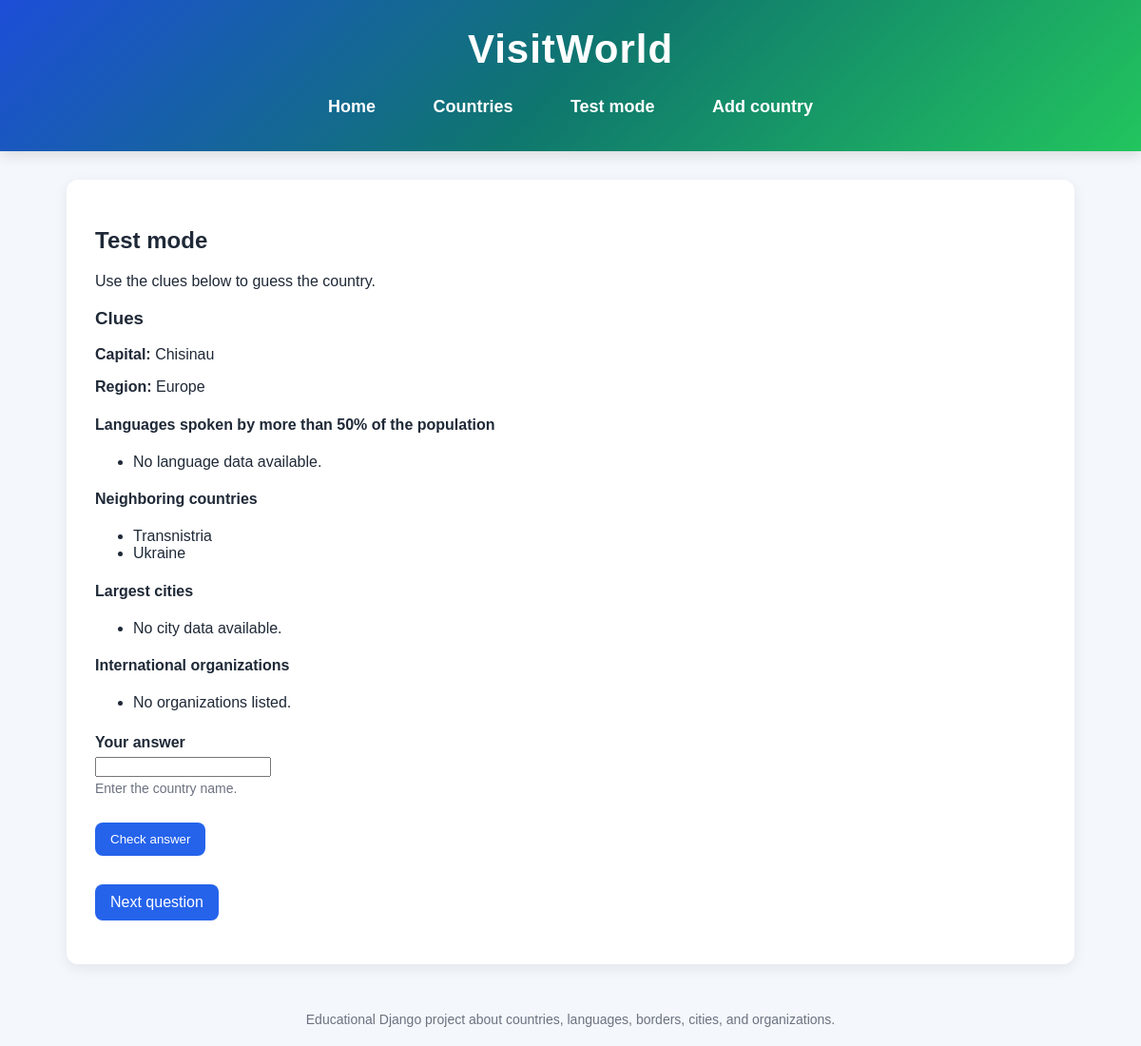
Page /test/9/ on the earlier database version.
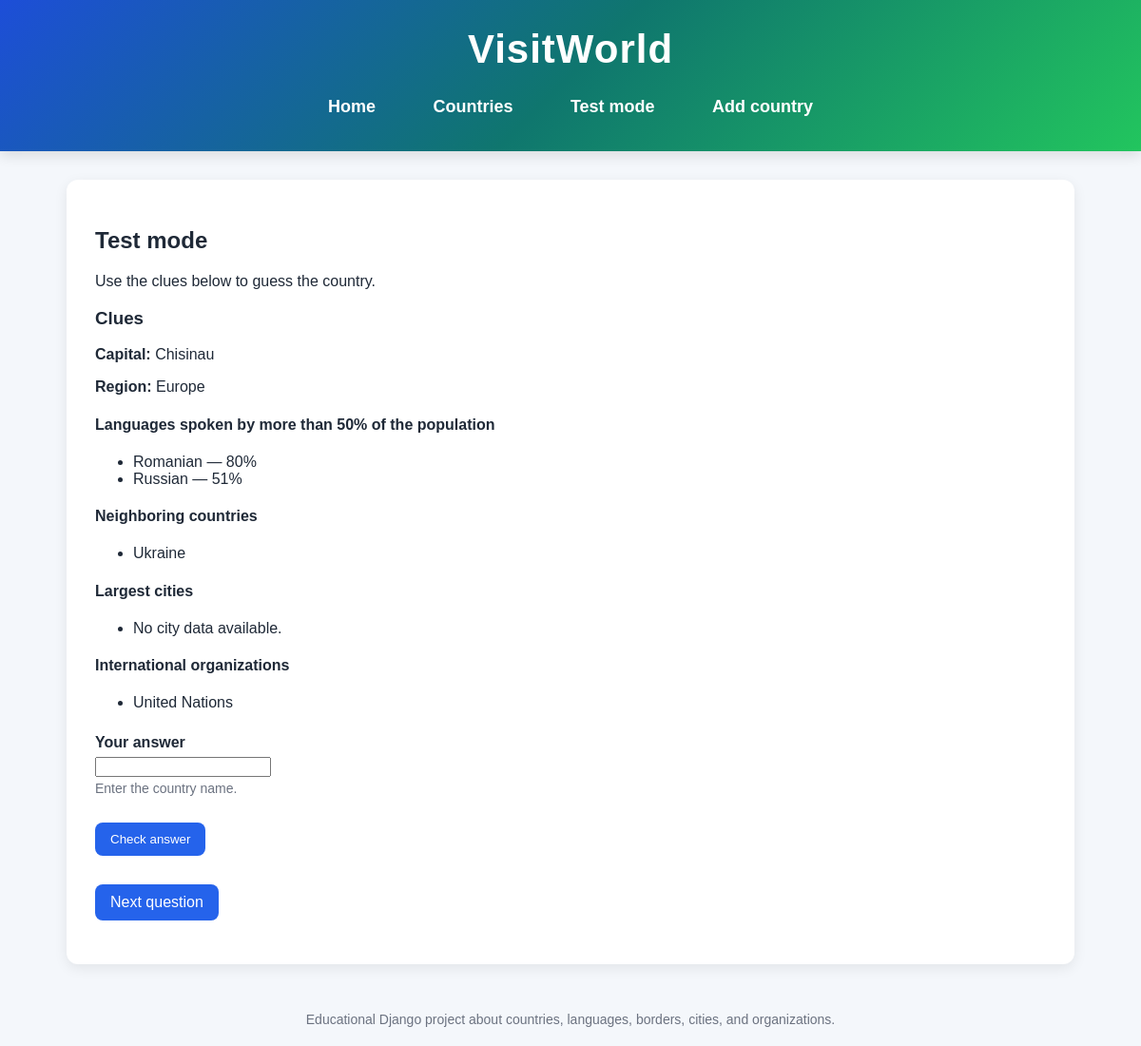
Same page on the later database version.
### countries/models.py (models this page shows, shortened)
class Country(models.Model):
    REGION_CHOICES = [
        ("Europe", "Europe"),
        ("Asia", "Asia"),
        ("Africa", "Africa"),
        ("North America", "North America"),
        ("South America", "South America"),
        ("Oceania", "Oceania"),
    ]
    name = models.CharField(max_length=100, unique=True)
    capital = models.CharField(max_length=100)
    population = models.PositiveBigIntegerField()
    area = models.PositiveIntegerField(help_text="Area in square kilometers")
    region = models.CharField(max_length=30, choices=REGION_CHOICES)
    description = models.TextField(blank=True)
    image_url = models.URLField(blank=True)
    neighbors = models.ManyToManyField(
        "self",
        blank=True,
        symmetrical=True,
    )
    organizations = models.ManyToManyField(
        Organization,
        blank=True,
        related_name="countries",
    )
    class Meta:
        ordering = ["name"]

class Language(models.Model):
    country = models.ForeignKey(
        Country,
        on_delete=models.CASCADE,
        related_name="languages",
    )
    name = models.CharField(max_length=100)
    speakers_percent = models.PositiveIntegerField()
    class Meta:
        ordering = ["-speakers_percent", "name"]
        unique_together = ("country", "name")

class Organization(models.Model):
    name = models.CharField(max_length=100, unique=True)
    description = models.TextField(blank=True)
    class Meta:
        ordering = ["name"]

### countries/views.py (the view)
# urls.py: path("test/<int:country_id>/", views.test_country, name="test_country"),
def test_country(request, country_id):
    country = get_object_or_404(Country, pk=country_id)
    result_message = None
    if request.method == "POST":
        form = TestAnswerForm(request.POST)
        if form.is_valid():
            answer = form.cleaned_data["answer"].strip().lower()
            correct_name = country.name.strip().lower()
            if answer == correct_name:
                result_message = "Correct!"
            else:
                result_message = f"Wrong answer. The correct answer is {country.name}."
    else:
        form = TestAnswerForm()
    next_country = (
        Country.objects.filter(id__gt=country.id).order_by("id").first()
    )
    if next_country is None:
        next_country = Country.objects.order_by("id").first()
    context = {
        "country": country,
        "form": form,
        "result_message": result_message,
        "next_country": next_country,
    }
    return render(request, "countries/test_mode.html", context)

### countries/forms.py (shortened to what this page needs)
class TestAnswerForm(forms.Form):
    answer = forms.CharField(
        max_length=100,
        label="Your answer",
        help_text="Enter the country name.",
        error_messages={"required": "Please enter a country name."},
    )

### countries/templates/countries/test_mode.html (shortened to what this page needs)
{% extends "countries/base.html" %}
{% block content %}
    <h2>Test mode</h2>
    <p>Use the clues below to guess the country.</p>
    {% if country %}
        <h3>Clues</h3>
        <p><strong>Capital:</strong> {{ country.capital }}</p>
        <p><strong>Region:</strong> {{ country.region }}</p>
        <h4>Languages spoken by more than 50% of the population</h4>
        <ul>
            {% for language in country.languages.all %}
                {% if language.speakers_percent > 50 %}
                    <li>{{ language.name }} — {{ language.speakers_percent }}%</li>
                {% endif %}
            {% empty %}
                <li>No language data available.</li>
            {% endfor %}
        </ul>
        <h4>Neighboring countries</h4>
        <ul>
            {% for neighbor in country.neighbors.all %}
                <li>{{ neighbor.name }}</li>
            {% empty %}
                <li>No neighboring countries listed.</li>
            {% endfor %}
        </ul>
        <h4>Largest cities</h4>
        <ul>
            {% for city in country.cities.all %}
                <li>{{ city.name }} — population {{ city.population }}</li>
            {% empty %}
                <li>No city data available.</li>
            {% endfor %}
        </ul>
        <h4>International organizations</h4>
        <ul>
            {% for organization in country.organizations.all %}
                <li>{{ organization.name }}</li>
            {% empty %}
                <li>No organizations listed.</li>
            {% endfor %}
        </ul>
        <form method="post" style="margin-top: 24px;">
            {% for field in form %}
                <div style="margin-bottom: 18px;">
                    <label for="{{ field.id_for_label }}" style="display: block; font-weight: bold; margin-bottom: 6px;">
                        {{ field.label }}
                    </label>
                    <div>{{ field }}</div>
                    {% if field.help_text %}
                        <div style="font-size: 14px; color: #6b7280; margin-top: 4px;">
                            {{ field.help_text }}
                        </div>
                    {% endif %}
                </div>
            {% endfor %}
            <button type="submit" class="button-link" style="border: none; cursor: pointer;">
                Check answer
            </button>
        </form>
        {% if next_country %}
            <p style="margin-top: 20px;">
                <a class="button-link" href="{% url 'test_country' next_country.id %}">
                    Next question
                </a>
            </p>
        {% endif %}
    {% else %}
        <p>No countries are available for the test yet.</p>
    {% endif %}
{% endblock %}

Differences in the rows shown:
removed Country: name "Transnistria"
added Language: name "Romanian", speakers_percent "80"
added Language: name "Russian", speakers_percent "51"
now on this page (row unchanged): Organization: name "United Nations"
Other differences:
text no longer shown: "No language data available. No organizations listed."
